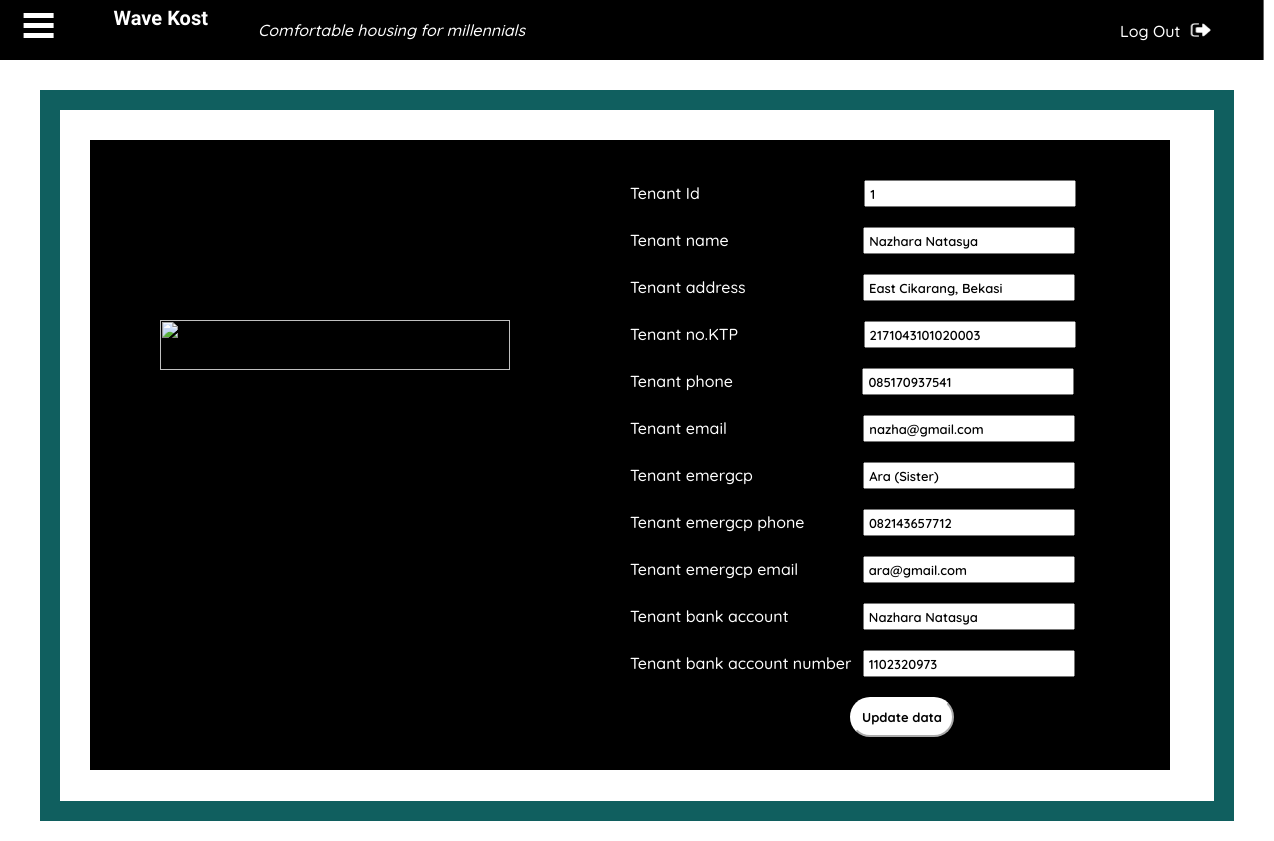
The app's page /t_edit.php?tenant_id=1 with its own data.
### tables this page shows
CREATE TABLE `tenant` (
  `tenant_id` int(10) NOT NULL,
  `tenant_name` varchar(100) NOT NULL,
  `tenant_address` varchar(100) NOT NULL,
  `tenant_ktp_no` varchar(100) NOT NULL,
  `tenant_phone` varchar(100) NOT NULL,
  `tenant_email` varchar(100) NOT NULL,
  `tenant_emergcp` varchar(100) NOT NULL,
  `tenant_emergcp_phone` varchar(100) NOT NULL,
  `tenant_emergcp_email` varchar(100) NOT NULL,
  `tenant_bankaccount` varchar(100) NOT NULL,
  `tenant_bankaccount_no` varchar(100) NOT NULL,
  `status` varchar(100) NOT NULL
);

### functionn/function.php (called while the page is built, shortened)
<?php
$conn= mysqli_connect("localhost", "root", "", "room");
function query($query){
    global $conn;
    $result= mysqli_query($conn, $query);
    $rows= [];
    while ($row= mysqli_fetch_assoc($result)){
        $rows[]= $row;
    }
    return $rows;
}

### t_edit.php (the view, shortened to what this page needs)
<?php
require 'functionn/function.php';
$tenant_id= $_GET["tenant_id"];
$tenant= query("SELECT * FROM tenant WHERE tenant_id= '$tenant_id'")[0];
?>
<!DOCTYPE html>
<html lang="en">
<head>
    <link rel="stylesheet" href="css/t_edit.css">
</head>
<body>
<div class="sidebar">
        <div class="toggleBtn">
            <span> </span>
            <span> </span>
            <span> </span>
        </div>
    <h3 class="wave">Wave Kost <span class="desc">Comfortable housing for millennials</span>
    <span class="logout"><a href="login.php">Log Out<img src="img/logout1.png" style="width:20px; height:14px;"/></span></a></h3>
</div>
<div id="edit">
    <div id="input">
    <h1 ><img src="https://see.fontimg.com/api/renderfont4/1GMVL/eyJyIjoiZnMiLCJoIjo4MSwidyI6MTUwMCwiZnMiOjU0LCJmZ2MiOiIjRjZFQUVBIiwiYmdjIjoiI0YyRjJGMiIsInQiOjF9/RWRpdCBEYXRh/game-of-squids.png"></h1>
    <form action="" method="post">
        <ul>
           <br>
                <label for="tenant_id">Tenant Id  </label>
                <input type="text" name="tenant_id" id="tenant_id" required value="<?= $tenant["tenant_id"]; ?>" style="margin-left: 160px;">
           <br><br>
                <label for="name">Tenant name </label>
                <input type="text" name="tenant_name" id="tenant_name"required value="<?= $tenant["tenant_name"]; ?>" style="margin-left: 130px;">
           <br><br>
                <label for="gender">Tenant address </label>
                <input type="text" name="tenant_address" id="tenant_address" value="<?= $tenant["tenant_address"]; ?>" style="margin-left: 113px;">
           <br><br>
                <label for="email">Tenant no.KTP  </label>
                <input type="text" name="tenant_ktp_no" id="tenant_ktp_no"required value="<?= $tenant["tenant_ktp_no"]; ?>" style="margin-left: 121px;">
           <br><br>
                <label for="id_card">Tenant phone  </label>
                <input type="text" name="tenant_phone" id="tenant_phone"required value="<?= $tenant["tenant_phone"]; ?>" style="margin-left: 125px;">
           <br><br>
                <label for="id_card">Tenant email  </label>
                <input type="text" name="tenant_email" id="tenant_email" value="<?= $tenant["tenant_email"]; ?>" style="margin-left: 132px;">
           <br><br>
                <label for="id_card">Tenant emergcp </label>
                <input type="text" name="tenant_emergcp" id="tenant_emergcp"required value="<?= $tenant["tenant_emergcp"]; ?>" style="margin-left: 106px;">
           <br><br>
           <label for="id_card">Tenant emergcp phone </label>
                <input type="text" name="tenant_emergcp_phone" id="tenant_emergcp_phone"required value="<?= $tenant["tenant_emergcp_phone"]; ?>" style="margin-left: 54px;">
           <br><br>
           <label for="id_card">Tenant emergcp email </label>
                <input type="text" name="tenant_emergcp_email" id="tenant_emergcp_email" value="<?= $tenant["tenant_emergcp_email"]; ?>" style="margin-left: 60px;">
           <br><br>
           <label for="id_card">Tenant bank account </label>
                <input type="text" name="tenant_bankaccount" id="tenant_bankaccount"required value="<?= $tenant["tenant_bankaccount"]; ?>" style="margin-left: 70px;">
           <br><br>
           <label for="id_card">Tenant bank account number </label>
                <input type="text" name="tenant_bankaccount_no" id="tenant_bankaccount_no"required value="<?= $tenant["tenant_bankaccount_no"]; ?>" style="margin-left: 7px;">
           <br><br>
                <button type="submit" name="submit">Update data</button>
        </ul>
</div>
</div>
</body>
</html>

### css/t_edit.css (style rules this page uses)
body { padding: 0; margin: 0; box-sizing: border-box; }
#edit { background: none; transition: all 1s; }
#input { display: flex; padding: 10px; background: none; border: 20px solid #105F5F; margin-top: 30px; margin-left: 40px; margin-right: 40px; margin-bottom: 20px; }
#input h1 { width: 500px; height: 630px; background: black; margin-top: 20px; margin-left: 20px; }
#input h1 img { color: white; font-size: 20px; margin-left: 40px; margin-top: 150px; padding: 30px; width: 350px; height: 50px; }
#input form ul { color: white; display: flexbox; justify-content: space-evenly; background: black; font-family: 'Quicksand', sans-serif; font-weight: 500; font-size: 16px; margin-top: 20px; padding-right: 40px; padding-left: 40px; padding-top: 20px; height: 610px; width: 500px; }
#input form ul input { width: 200px; height: 15px; font-family: 'Quicksand', sans-serif; font-weight: 600; font-size: 13px; padding: 4px; }
#input form ul button { background: white; margin-left: 220px; border-radius: 20px; border-color: white; font-family: 'Quicksand', sans-serif; font-weight: 700; font-size: 13px; padding: 10px; cursor: pointer; }
.sidebar { display: -webkit-sticky; position: sticky; top: 0; justify-content: space-between; width: 1560px; height: 60px; Left: 10px; background-color: black; z-index: 2; transform: translateX(-19%); }
.sidebar h3 { display: flex; margin-top: 0; padding-right: 15px; padding-top: 6px; color: white; margin-left: 410px; font-family: 'Rock Salt', cursive; font-size: 20px; }
.sidebar h3 span.desc { margin-top: 0; padding-left: 50px; padding-top: 14px; padding-right: 10px; color: white; font-family: 'Quicksand', sans-serif; font-weight: 500; font-size: 16px; font-style: italic; }
.sidebar h3 span.logout { margin-top: 0; padding-top: 13px; color: white; margin-left: 585px; font-family: 'Quicksand', sans-serif; font-weight: 500; font-size: 16px; z-index: 3; }
.sidebar h3 span.logout img { padding-top: 4px; margin-left: 10px; }
.sidebar h3 span.logout a { text-decoration: none; color: white; }
.toggleBtn { margin-left: 320px; top: 8px; bottom: 8px; position: absolute; }
.toggleBtn span { display: flex; flex-direction: column; width: 30px; height: 5px; background: white; margin: 5px 0px; position: relative; transition: all 0.5s; z-index: 2; }
.toggleBtn span:nth-child(2) { transform-origin: 0 0; }
.toggleBtn span:nth-child(4) { transform-origin: 0 100%; }

### records on screen
tenant: tenant_id "1", tenant_name "Nazhara Natasya", tenant_address "East Cikarang, Bekasi", tenant_ktp_no "2171043101020003", tenant_phone "085170937541", tenant_email "nazha@gmail.com", tenant_emergcp "Ara (Sister)", tenant_emergcp_phone "082143657712", tenant_emergcp_email "ara@gmail.com", tenant_bankaccount "Nazhara Natasya", tenant_bankaccount_no "1102320973"
